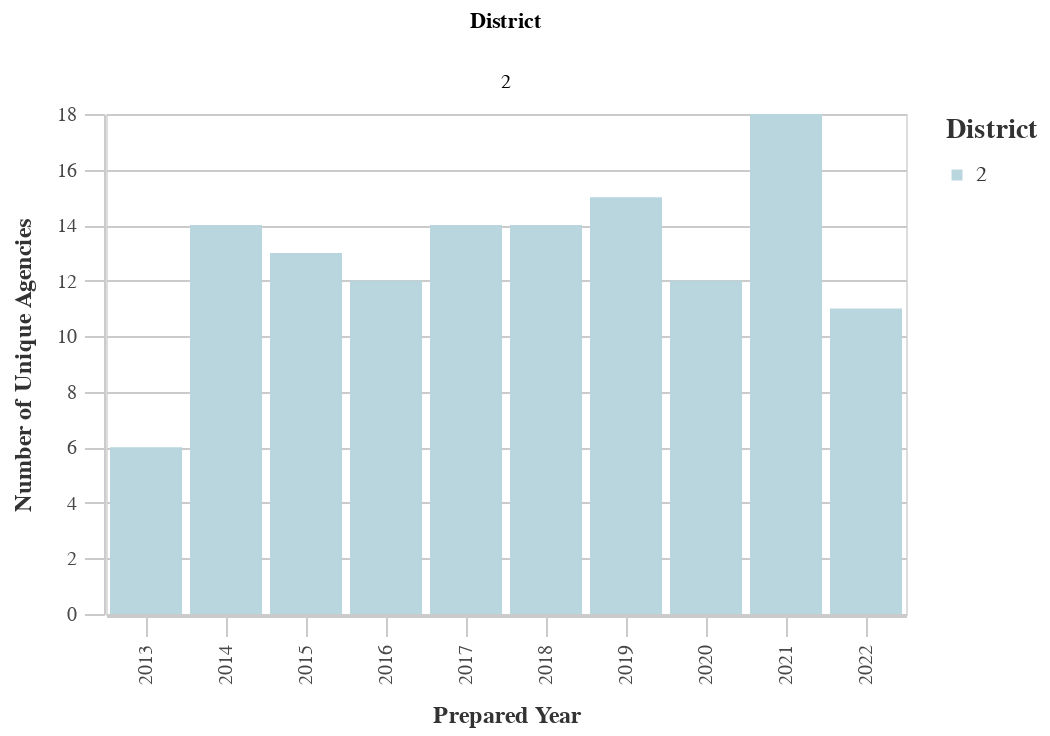

The cell this chart's notebook holds for it:
### Markdown cell above
### Number of Unique Prefix Codes by District

### Code cell
#Unique Prefixes by Dist
dist_years_prefix = ((
        df
        >> group_by(_.prepared_y, _.dist)
        >> summarize(n=_.prefix.nunique())
        >> arrange(-_.prepared_y)
    ).rename(columns={'dist':'District', 'n':'Count'}))

chart11 = (alt.Chart(dist_years_prefix).mark_bar().encode(
        column='District:N',
        x=alt.X('prepared_y:O', title='Prepared Year'),
        y=alt.Y('Count:Q', title='Number of Unique Agencies'),
        color = alt.Color("District:N", 
                              scale=alt.Scale(
                                  range=altair_utils.CALITP_SEQUENTIAL_COLORS),  
                               legend=alt.Legend(title="District")
                              )
                              ))
chart11 = styleguide.preset_chart_config(chart11)
chart11 = _dla_utils_reports.add_tooltip(chart11, 'prepared_y','Count')
    

display(chart11)

### Figure 1 — Vega-Lite specification as saved in the notebook (floating-point values rounded to 4 significant figures)
{"config": {"view": {"continuousWidth": 400, "continuousHeight": 300}, "axis": {"domainColor": "#cbcbcb", "grid": true, "gridColor": "#cbcbcb", "gridWidth": 1, "labelColor": "#474747", "labelFont": "Nunito Sans", "labelFontSize": 10, "labelPadding": 4, "tickColor": "#cbcbcb", "tickSize": 10, "titleColor": "#333", "titleFont": "Raleway", "titleFontSize": 12, "titlePadding": 10}, "axisBand": {"grid": false}, "background": "white", "font": "Raleway", "header": {"labelFont": "Nunito Sans", "titleFont": "Raleway"}, "legend": {"labelColor": "#333", "labelFont": "Nunito Sans", "labelFontSize": 11, "labelLimit": 0, "padding": 1, "symbolSize": 30, "symbolType": "square", "titleColor": "#333", "titleFont": "Raleway", "titleFontSize": 14, "titlePadding": 10}, "title": {"anchor": "middle", "font": "Raleway", "fontSize": 18, "fontWeight": 300, "offset": 20}}, "data": {"name": "data-5c7a74e4d660e18153a0d19170a32c19"}, "mark": "bar", "encoding": {"color": {"field": "District", "legend": {"title": "District"}, "scale": {"range": ["#B9D6DF", "#8CBCCB", "#2EA8CE", "#136C97", "#0B405B"]}, "type": "nominal"}, "column": {"field": "District", "type": "nominal"}, "tooltip": [{"field": "prepared_y", "type": "quantitative"}, {"field": "Count", "type": "quantitative"}], "x": {"field": "prepared_y", "title": "Prepared Year", "type": "ordinal"}, "y": {"field": "Count", "title": "Number of Unique Agencies", "type": "quantitative"}}, "height": 250, "width": 400, "$schema": "https://vega.github.io/schema/vega-lite/v4.17.0.json", "datasets": {"data-5c7a74e4d660e18153a0d19170a32c19": [{"prepared_y": 2022.0, "District": 2, "Count": 11}, {"prepared_y": 2021.0, "District": 2, "Count": 18}, {"prepared_y": 2020.0, "District": 2, "Count": 12}, {"prepared_y": 2019.0, "District": 2, "Count": 15}, {"prepared_y": 2018.0, "District": 2, "Count": 14}, {"prepared_y": 2017.0, "District": 2, "Count": 14}, {"prepared_y": 2016.0, "District": 2, "Count": 12}, {"prepared_y": 2015.0, "District": 2, "Count": 13}, {"prepared_y": 2014.0, "District": 2, "Count": 14}, {"prepared_y": 2013.0, "District": 2, "Count": 6}]}}
